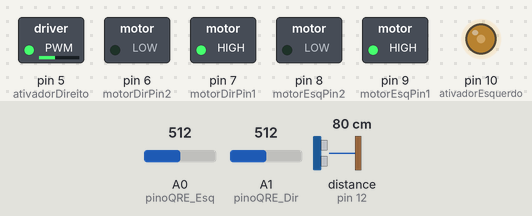
A sketch run on a simulated Arduino Uno, built with avr-gcc and run on an emulated ATmega328P. Parts: switched loads named in the sketch (green lamp = pin HIGH), output pins drawn as LEDs (lit = HIGH). Wiring (inferred from the names in the program): ultrasonic range finder: trigger pin 13; echo pin 12. Dashed ring = blinking. Inputs (shaded band) come from the test bench; at power-on: A0 (pinoQRE_Esq) = 512, A1 (pinoQRE_Dir) = 512, distance to the obstacle (sensor on pin 12) 80 cm. The echo pulse lasts 58.3 µs per cm; pins used as bus, display or sensor lines are not drawn; what the sketch prints to the serial monitor is not drawn.

Above: at 3.3 s.
3.4 s: A0 (pinoQRE_Esq) set to 835
5.1 s: A0 (pinoQRE_Esq) set to 859
At 6.6 s:
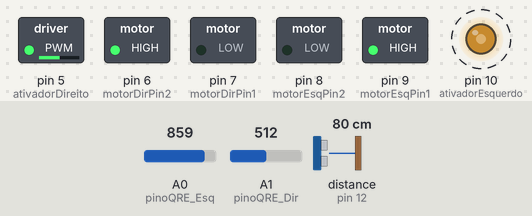
8.8 s: A1 (pinoQRE_Dir) set to 833
12.3 s: A1 (pinoQRE_Dir) set to 867
At 13.44 s:
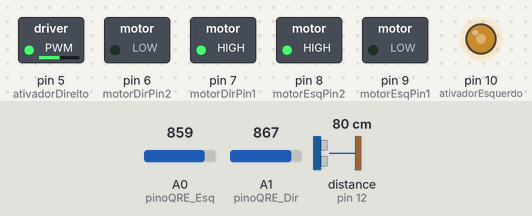
At 14.3 s:
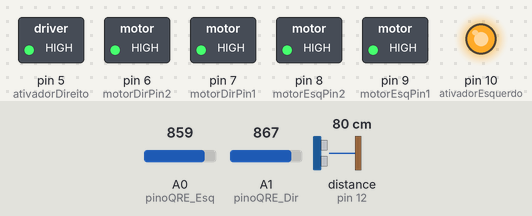
16.0 s: distance to the obstacle (sensor on pin 12) set to 2 cm
19.7 s: distance to the obstacle (sensor on pin 12) set to 250 cm
Timing chart, 0 to 24.2 s (numbered marks = the images above; inputs shaded):
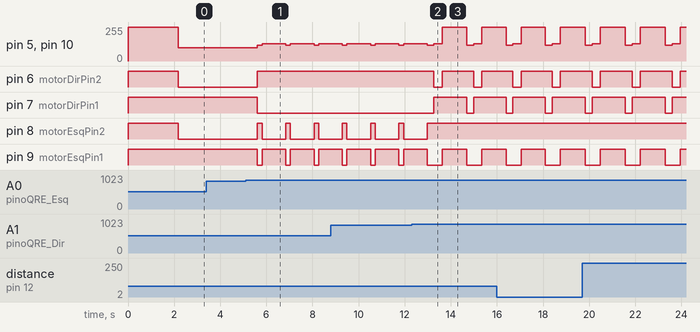

The sketch:

roboCompleto.ino
```cpp
// ==========================================
// ROBÔ SUMÔ — CESMAC 2026
// Arena: círculo PRETO com bordas BRANCAS
// ==========================================

// 🟢 CHAVE DE DEBUG: Deixe 1 para testar no PC, mude para 0 na hora da corrida!
#define MODO_DEBUG 1

// --- Pinos do Sensor Ultrassônico ---
const int TRIG = 13;
const int ECHO = 12;

// --- Pinos dos Sensores de Linha (QRE1113) ---
const int pinoQRE_Esq = A0;
const int pinoQRE_Dir = A1;

// ⚠️  LÓGICA INVERTIDA PARA SUMÔ:
//     Arena é PRETA  → leitura BAIXA  → seguro, continua andando
//     Borda é BRANCA → leitura ALTA   → perigo, recua e vira!
const int limiarLinha = 850;

// --- Pinos da Ponte H (L298N) ---
int motorEsqPin1 = 9;
int motorEsqPin2 = 8;
int ativadorEsquerdo = 10; // PWM

int motorDirPin1 = 7;
int motorDirPin2 = 6;
int ativadorDireito = 5;  // PWM

// --- Configurações de Velocidade ---
int VEL_FRENTE    = 100;
int VEL_ATAQUE    = 200; // Velocidade máxima ao carregar no adversário
int VEL_GIRO_EIXO = 130;
int VEL_RE        = 120;

enum Direcao { FRENTE, TRAS };

// --- DECLARAÇÃO DE FUNÇÕES ---
void parar();
int lerDistancia();
void virarDireita90();
void virarEsquerda90();
void virarMeia();
void irFrente();
void irFrenteRapido();
void darRe();
void mover(int velEsq, int velDir, Direcao direcaoEsq, Direcao direcaoDir);
void setMotor(int pin1, int pin2, Direcao dir);
bool bordaDetectada(int leitEsq, int leitDir);

void setup() {
  Serial.begin(9600);

  pinMode(TRIG, OUTPUT);
  pinMode(ECHO, INPUT);

  pinMode(motorEsqPin1, OUTPUT);
  pinMode(motorEsqPin2, OUTPUT);
  pinMode(ativadorEsquerdo, OUTPUT);
  pinMode(motorDirPin1, OUTPUT);
  pinMode(motorDirPin2, OUTPUT);
  pinMode(ativadorDireito, OUTPUT);

  parar();

  if (MODO_DEBUG) {
    Serial.println("=====================================");
    Serial.println("  ROBO SUMO - MODO DEBUG INICIADO!");
    Serial.println("  Arena preta / Borda branca");
    Serial.println("  QRE ALTO (>= 850) = BORDA BRANCA!");
    Serial.println("=====================================");
    delay(2000);
  } else {
    delay(3000); // Aguarda 3s antes de iniciar (regra de competição)
  }
}

void loop() {
  int leituraEsq = analogRead(pinoQRE_Esq);
  int leituraDir = analogRead(pinoQRE_Dir);
  int distancia  = lerDistancia();

  // ==========================
  // PAINEL DE DEBUG NO SERIAL
  // ==========================
  if (MODO_DEBUG) {
    Serial.print("Dist: ");
    if (distancia == 999) Serial.print("Livre ");
    else { Serial.print(distancia); Serial.print("cm "); }

    Serial.print("| QRE Esq: "); Serial.print(leituraEsq);
    Serial.print(" | QRE Dir: "); Serial.print(leituraDir);
    Serial.print("  -->  DECISAO: ");
  }

  // ============================================================
  // PRIORIDADE 1: BORDA DETECTADA (QRE lê BRANCO = valor ALTO)
  // ⚠️  Lógica INVERTIDA vs seguidor de linha:
  //     >= limiarLinha agora significa BORDA BRANCA → PERIGO!
  // ============================================================
  bool bordaEsq = (leituraEsq >= limiarLinha);
  bool bordaDir = (leituraDir >= limiarLinha);

  if (bordaEsq && bordaDir) {
    // Ambos na borda: recua direto para o centro
    if (MODO_DEBUG) Serial.println("🚨 AMBOS NA BORDA! Recuando e virando 180.");
    darRe();
    delay(300);
    virarMeia();         // Gira ~180° para fugir da borda
    delay(200);
  }
  else if (bordaEsq) {
    // Borda à esquerda: recua e vira para a direita
    if (MODO_DEBUG) Serial.println("⚠️  BORDA na ESQ! Recuando e virando à DIREITA.");
    darRe();
    delay(200);
    virarDireita90();
    delay(150);
  }
  else if (bordaDir) {
    // Borda à direita: recua e vira para a esquerda
    if (MODO_DEBUG) Serial.println("⚠️  BORDA na DIR! Recuando e virando à ESQUERDA.");
    darRe();
    delay(200);
    virarEsquerda90();
    delay(150);
  }

  // ============================================================
  // PRIORIDADE 2: ADVERSÁRIO DETECTADO (Ultrassônico)
  // ============================================================
  else if (distancia > 0 && distancia <= 30) {
    if (MODO_DEBUG) { Serial.print("🎯 ADVERSARIO a "); Serial.print(distancia); Serial.println("cm! ATACANDO!"); }
    irFrenteRapido();  // Carrega no adversário em velocidade máxima
  }

  // ============================================================
  // PADRÃO: Arena livre → busca o adversário girando devagar
  // ============================================================
  else {
    if (MODO_DEBUG) Serial.println("🔍 Procurando adversario...");
    irFrente();
  }

  // ==========================
  // CONTROLE DE TEMPO DE REAÇÃO
  // ==========================
  if (MODO_DEBUG) {
    delay(800);
  } else {
    delay(30); // Reação rápida na pista real
  }
}

// ==========================
// FUNÇÕES DE MOVIMENTO
// ==========================

// Freio ativo — trava os motores instantaneamente
void parar() {
  digitalWrite(motorEsqPin1, HIGH);
  digitalWrite(motorEsqPin2, HIGH);
  digitalWrite(motorDirPin1, HIGH);
  digitalWrite(motorDirPin2, HIGH);
  analogWrite(ativadorEsquerdo, 255);
  analogWrite(ativadorDireito, 255);
}

void irFrente()      { mover(VEL_FRENTE,    VEL_FRENTE,    FRENTE, FRENTE); }
void irFrenteRapido(){ mover(VEL_ATAQUE,    VEL_ATAQUE,    FRENTE, FRENTE); }
void darRe()         { mover(VEL_RE,         VEL_RE,         TRAS,   TRAS);   }
void virarDireita90(){ mover(VEL_GIRO_EIXO, VEL_GIRO_EIXO, FRENTE, TRAS);   }
void virarEsquerda90(){ mover(VEL_GIRO_EIXO, VEL_GIRO_EIXO, TRAS,  FRENTE); }

// Giro de ~180°: executa dois giros de 90° em sequência
void virarMeia() {
  mover(VEL_GIRO_EIXO, VEL_GIRO_EIXO, TRAS, FRENTE);
  delay(350); // ⏳ Calibre conforme o tempo real do seu robô
  parar();
}

// ==========================
// FUNÇÕES DE LEITURA
// ==========================

int lerDistancia() {
  long duracao = 0;
  for (int i = 0; i < 3; i++) {
    digitalWrite(TRIG, LOW);
    delayMicroseconds(2);
    digitalWrite(TRIG, HIGH);
    delayMicroseconds(10);
    digitalWrite(TRIG, LOW);
    duracao += pulseIn(ECHO, HIGH, 10000);
    delay(5);
  }
  int dist = (duracao / 3) / 58;
  if (dist == 0) return 999;
  return dist;
}

// ==========================
// CONTROLE DE MOTORES
// ==========================

void setMotor(int pin1, int pin2, Direcao dir) {
  if (dir == FRENTE) {
    digitalWrite(pin1, HIGH);
    digitalWrite(pin2, LOW);
  } else {
    digitalWrite(pin1, LOW);
    digitalWrite(pin2, HIGH);
  }
}

void mover(int velEsq, int velDir, Direcao direcaoEsq, Direcao direcaoDir) {
  setMotor(motorEsqPin1, motorEsqPin2, direcaoEsq);
  setMotor(motorDirPin1, motorDirPin2, direcaoDir);
  analogWrite(ativadorEsquerdo, velEsq);
  analogWrite(ativadorDireito, velDir);
}
```

vars_pinos.cpp
```cpp
// --- Pinos do Ultrassônico ---
const int trigPin = 12; // Fio rosa na imagem
const int echoPin = 13; // Fio roxo na imagem

// --- Pinos dos LDRs (Sensores de Linha) ---
const int ldrEsquerdo = A0;
const int ldrDireito = A1;

// --- Pinos do Motor (Ponte H L293D) ---
// Motor Esquerdo
const int in1 = 7;
const int in2 = 6;
// Motor Direito
const int in3 = 5;
const int in4 = 4;

// --- Variáveis de Controle ---
int distanciaOponente = 0;
int leituraLdrEsq = 0;
int leituraLdrDir = 0;

// Limiares (Você precisará testar e ajustar esses valores no Tinkercad)
const int limiarLinha = 300; // Valor que indica a fita preta
const int distanciaAtaque = 60; // Em centímetros (distância para começar a atacar)

void setup() {
  Serial.begin(9600);

  // Setup Ultrassônico
  pinMode(trigPin, OUTPUT);
  pinMode(echoPin, INPUT);

  // Setup Motores
  pinMode(in1, OUTPUT);
  pinMode(in2, OUTPUT);
  pinMode(in3, OUTPUT);
  pinMode(in4, OUTPUT);

  // LDRs não precisam de pinMode, pois usamos analogRead()
}
```

Measured:
- the behaviour switches between 849 and 850 on A0 (pinoQRE_Esq) (found by bisection; images 0 and 1)
- the behaviour switches between 849 and 850 on A1 (pinoQRE_Dir) (found by bisection; images 1 and 2)
- after the input at 3.4 s, every drawn part: stays the same
- after the input at 5.1 s, pin 5 (ativadorDireito): alternates 130/255 for 1.0 s and 120/255 for 0.20 s, starting after 0.51 s; pin 6 (motorDirPin2): LOW → HIGH after 0.51 s
- after the input at 12.3 s, pin 6 (motorDirPin2): alternates HIGH for 1.4 s and LOW for 0.35 s, starting after 0.97 s; pin 7 (motorDirPin1): LOW → HIGH after 0.97 s, → LOW 1.4 s later, → HIGH 0.30 s later; pin 8 (motorEsqPin2): goes on until 13.0 s, then stays HIGH; pin 9 (motorEsqPin1): LOW → HIGH after 1.3 s, → LOW 1.1 s later, → HIGH 0.65 s later
